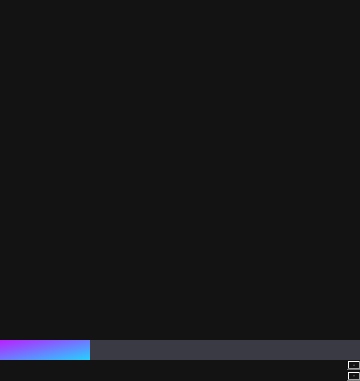
<?xml version="1.0" encoding="UTF-8"?>
<ui version="4.0">
 <class>MainWindow</class>
 <widget class="QMainWindow" name="MainWindow">
  <property name="geometry">
   <rect>
    <x>0</x>
    <y>0</y>
    <width>360</width>
    <height>381</height>
   </rect>
  </property>
  <property name="windowIcon">
   <iconset resource="res.qrc">
    <normaloff>:/images/logo.png</normaloff>:/images/logo.png</iconset>
  </property>
  <property name="autoFillBackground">
   <bool>false</bool>
  </property>
  <property name="styleSheet">
   <string notr="true">background-color: rgb(7, 16, 38);
background-color: rgb(19, 19, 19);
color: rgb(255, 255, 255);</string>
  </property>
  <widget class="QWidget" name="centralwidget">
   <widget class="QWidget" name="widget" native="true">
    <property name="geometry">
     <rect>
      <x>0</x>
      <y>0</y>
      <width>360</width>
      <height>350</height>
     </rect>
    </property>
    <property name="styleSheet">
     <string notr="true">image: url(:/images/logo.png);</string>
    </property>
   </widget>
   <widget class="QWidget" name="loading_2" native="true">
    <property name="geometry">
     <rect>
      <x>0</x>
      <y>340</y>
      <width>360</width>
      <height>20</height>
     </rect>
    </property>
    <property name="styleSheet">
     <string notr="true">background-color: rgb(41, 109, 220);
background-color: qlineargradient(spread:repeat, x1:0, y1:0, x2:1, y2:1, stop:0 rgba(183, 33, 255, 255), stop:1 rgba(33, 212, 253, 255));
background-color: rgb(39, 40, 47);
background-color: rgb(57, 58, 68);</string>
    </property>
   </widget>
   <widget class="QWidget" name="loadingpanel" native="true">
    <property name="geometry">
     <rect>
      <x>0</x>
      <y>340</y>
      <width>90</width>
      <height>20</height>
     </rect>
    </property>
    <property name="styleSheet">
     <string notr="true">background-color: rgb(41, 109, 220);
background-color: qlineargradient(spread:repeat, x1:0, y1:0, x2:1, y2:1, stop:0 rgba(183, 33, 255, 255), stop:1 rgba(33, 212, 253, 255));</string>
    </property>
   </widget>
   <widget class="QTextEdit" name="status">
    <property name="geometry">
     <rect>
      <x>0</x>
      <y>360</y>
      <width>361</width>
      <height>21</height>
     </rect>
    </property>
    <property name="styleSheet">
     <string notr="true">color: rgb(85, 255, 255);</string>
    </property>
    <property name="frameShape">
     <enum>QFrame::NoFrame</enum>
    </property>
    <property name="frameShadow">
     <enum>QFrame::Plain</enum>
    </property>
    <property name="readOnly">
     <bool>true</bool>
    </property>
   </widget>
  </widget>
 </widget>
 <resources>
  <include location="res.qrc"/>
 </resources>
 <connections/>
</ui>
